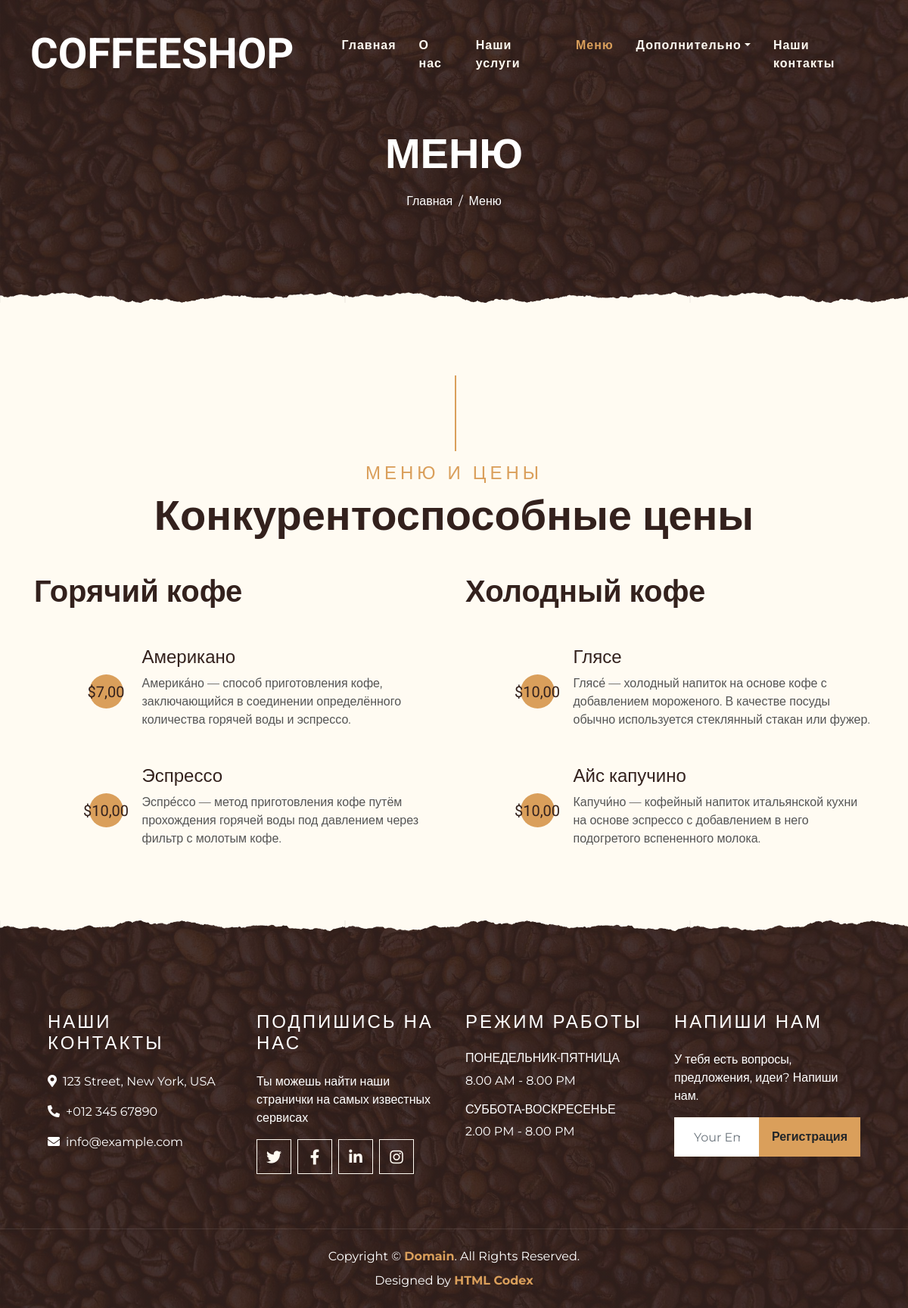
The page /menu on the database its author committed.
### coffeeshop/store/models.py (models this page shows)
class Category(models.Model):
    title = models.CharField(max_length=100, verbose_name='Название категории')
    image = models.ImageField(upload_to='categories', blank=True, null=True, verbose_name='Изображение')
    slug = models.SlugField(unique=True)
    def __str__(self):
        return self.title
    class Meta:
        verbose_name = 'Категория'
        verbose_name_plural = 'Категории'

class Product(models.Model):
    title = models.CharField(max_length=100, verbose_name='Название товара')
    description = models.TextField(verbose_name='Описание')
    slug = models.SlugField(unique=True)
    category = models.ForeignKey(Category, on_delete=models.CASCADE, related_name='products', verbose_name='Категория')
    size = models.ForeignKey(Size, on_delete=models.CASCADE, verbose_name='Размер порции')
    price = models.DecimalField(max_digits=10, decimal_places=2, verbose_name='Цена')
    photo = models.ImageField(upload_to='photos/', blank=True, null=True, verbose_name='Изображение')
    def __str__(self):
        return self.title
    class Meta:
        verbose_name = 'Товар'
        verbose_name_plural = 'Товары'

### coffeeshop/store/views.py (the view)
# urls.py: path('menu', menu, name='menu'),
def menu(request):
    categories = Category.objects.all()
    data = []
    for category in categories:
        products = category.products.all()
        print('Products', products)
        data.append({
            'title': category,
            'products': products
        })
    context = {
        'title': f'Меню',
        'categories': data
    }
    return render(request, 'store/menu.html', context)

### coffeeshop/store/templates/store/menu.html (shortened to what this page needs)
{% load static %}
<!DOCTYPE html>
<html lang="en">
<head>
    <link href="https://cdnjs.cloudflare.com/ajax/libs/font-awesome/5.10.0/css/all.min.css" rel="stylesheet">
    <link href="{% static 'store/lib/owlcarousel/assets/owl.carousel.min.css' %}" rel="stylesheet">
    <link href="{% static 'store/lib/tempusdominus/css/tempusdominus-bootstrap-4.min.css' %}" rel="stylesheet"/>
    <link href="{% static 'store/css/style.min.css' %}" rel="stylesheet">
</head>
<body>
<div class="container-fluid p-0 nav-bar">
    <nav class="navbar navbar-expand-lg bg-none navbar-dark py-3">
        <a href="{% url 'index' %}" class="navbar-brand px-lg-4 m-0">
            <h1 class="m-0 display-4 text-uppercase text-white">COFFEESHOP</h1>
        </a>
        <div class="collapse navbar-collapse justify-content-between" id="navbarCollapse">
            <div class="navbar-nav ml-auto p-4">
                <a href="{% url 'index' %}" class="nav-item nav-link">Главная</a>
                <a href="{% url 'about_us' %}" class="nav-item nav-link">О нас</a>
                <a href="{% url 'our_services' %}" class="nav-item nav-link">Наши услуги</a>
                <a href="{% url 'menu' %}" class="nav-item nav-link active">Меню</a>
                <div class="nav-item dropdown">
                    <a href="#" class="nav-link dropdown-toggle" data-toggle="dropdown">Дополнительно</a>
                </div>
                <a href="contact.html" class="nav-item nav-link">Наши контакты</a>
            </div>
        </div>
    </nav>
</div>
<div class="container-fluid page-header mb-5 position-relative overlay-bottom">
    <div class="d-flex flex-column align-items-center justify-content-center pt-0 pt-lg-5" style="min-height: 400px">
        <h1 class="display-4 mb-3 mt-0 mt-lg-5 text-white text-uppercase">Меню</h1>
        <div class="d-inline-flex mb-lg-5">
            <p class="m-0 text-white"><a class="text-white" href="">Главная</a></p>
            <p class="m-0 text-white px-2">/</p>
            <p class="m-0 text-white">Меню</p>
        </div>
    </div>
</div>
    <div class="container-fluid pt-5">
        <div class="container">
            <div class="section-title">
                <h4 class="text-primary text-uppercase" style="letter-spacing: 5px;">Меню и цены</h4>
                <h1 class="display-4">Конкурентоспособные цены</h1>
            </div>
            <div class="row">
                {% for category in categories %}
                <div class="col-lg-6">
                    <h1 class="mb-5">{{ category.title }}</h1>
                    {% for product in category.products %}
                    <div class="row align-items-center mb-5">
                        <div class="col-4 col-sm-3">
                            <h5 class="menu-price">${{ product.price }}</h5>
                        </div>
                        <div class="col-8 col-sm-9">
                            <h4>{{ product.title }}</h4>
                            <p class="m-0">{{ product.description }}</p>
                        </div>
                    </div>
                    {% endfor %}
                </div>
                {% endfor %}
            </div>
        </div>
    </div>
<div class="container-fluid footer text-white mt-5 pt-5 px-0 position-relative overlay-top">
    <div class="row mx-0 pt-5 px-sm-3 px-lg-5 mt-4">
        <div class="col-lg-3 col-md-6 mb-5">
            <h4 class="text-white text-uppercase mb-4" style="letter-spacing: 3px;">Наши контакты</h4>
            <p><i class="fa fa-map-marker-alt mr-2"></i>123 Street, New York, USA</p>
            <p><i class="fa fa-phone-alt mr-2"></i>+012 345 67890</p>
            <p class="m-0"><i class="fa fa-envelope mr-2"></i>info@example.com</p>
        </div>
        <div class="col-lg-3 col-md-6 mb-5">
            <h4 class="text-white text-uppercase mb-4" style="letter-spacing: 3px;">Подпишись на нас</h4>
            <p>Ты можешь найти наши странички на самых известных сервисах</p>
            <div class="d-flex justify-content-start">
                <a class="btn btn-lg btn-outline-light btn-lg-square mr-2" href="https://twitter.com/?lang=ru"><i
                        class="fab fa-twitter"></i></a>
                <a class="btn btn-lg btn-outline-light btn-lg-square mr-2" href="https://www.facebook.com/"><i
                        class="fab fa-facebook-f"></i></a>
                <a class="btn btn-lg btn-outline-light btn-lg-square mr-2" href="https://ru.linkedin.com/"><i
                        class="fab fa-linkedin-in"></i></a>
                <a class="btn btn-lg btn-outline-light btn-lg-square" href="https://www.instagram.com/"><i
                        class="fab fa-instagram"></i></a>
            </div>
        </div>
        <div class="col-lg-3 col-md-6 mb-5">
            <h4 class="text-white text-uppercase mb-4" style="letter-spacing: 3px;">Режим работы</h4>
            <div>
                <h6 class="text-white text-uppercase">Понедельник-Пятница</h6>
                <p>8.00 AM - 8.00 PM</p>
                <h6 class="text-white text-uppercase">Суббота-Воскресенье</h6>
                <p>2.00 PM - 8.00 PM</p>
            </div>
        </div>
        <div class="col-lg-3 col-md-6 mb-5">
            <h4 class="text-white text-uppercase mb-4" style="letter-spacing: 3px;">Напиши нам</h4>
            <p>У тебя есть вопросы, предложения, идеи? Напиши нам.</p>
            <div class="w-100">
                <div class="input-group">
                    <input type="text" class="form-control border-light" style="padding: 25px;"
                           placeholder="Your Email">
                    <div class="input-group-append">
                        <button class="btn btn-primary font-weight-bold px-3">Регистрация</button>
                    </div>
                </div>
            </div>
        </div>
    </div>
    <div class="container-fluid text-center text-white border-top mt-4 py-4 px-sm-3 px-md-5"
         style="border-color: rgba(256, 256, 256, .1) !important;">
        <p class="mb-2 text-white">Copyright &copy; <a class="font-weight-bold" href="#">Domain</a>. All Rights
            Reserved.</a></p>
        <p class="m-0 text-white">Designed by <a class="font-weight-bold" href="https://htmlcodex.com">HTML Codex</a>
        </p>
    </div>
</div>
</body>
</html>

### rows shown on the page
Category: title "Горячий кофе"
Product: price "7,00", title "Американо", description "Америка́но — способ приготовления кофе, заключающийся в соединении определённого количества горячей воды и эспрессо."
Product: price "10,00", title "Эспрессо", description "Эспре́ссо — метод приготовления кофе путём прохождения горячей воды под давлением через фильтр с молотым кофе."
Category: title "Холодный кофе"
Product: price "10,00", title "Глясе", description "Глясе́ — холодный напиток на основе кофе с добавлением мороженого. В качестве посуды обычно используется стеклянный стакан или фужер."
Product: price "10,00", title "Айс капучино", description "Капучи́но — кофейный напиток итальянской кухни на основе эспрессо с добавлением в него подогретого вспененного молока."
